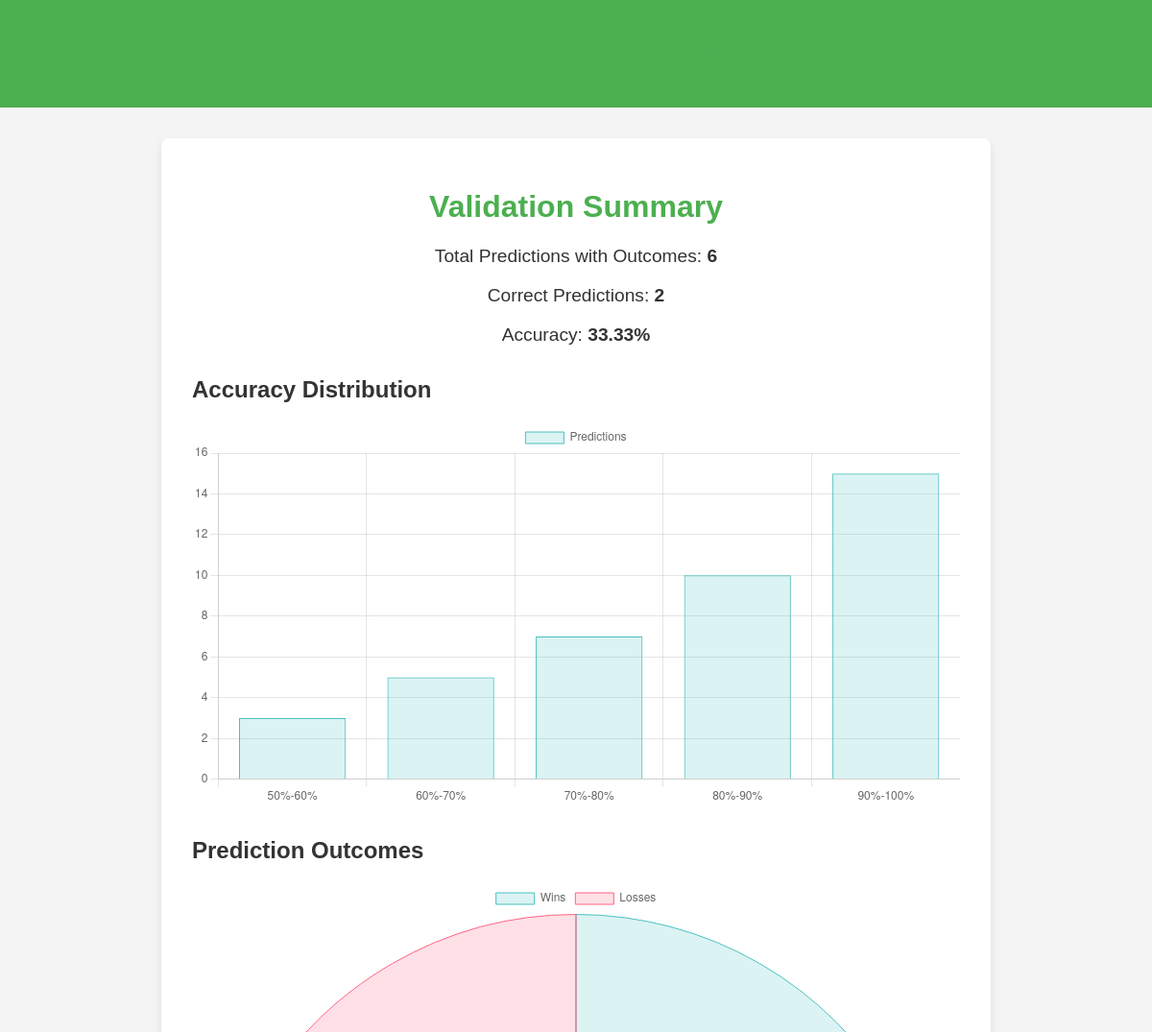
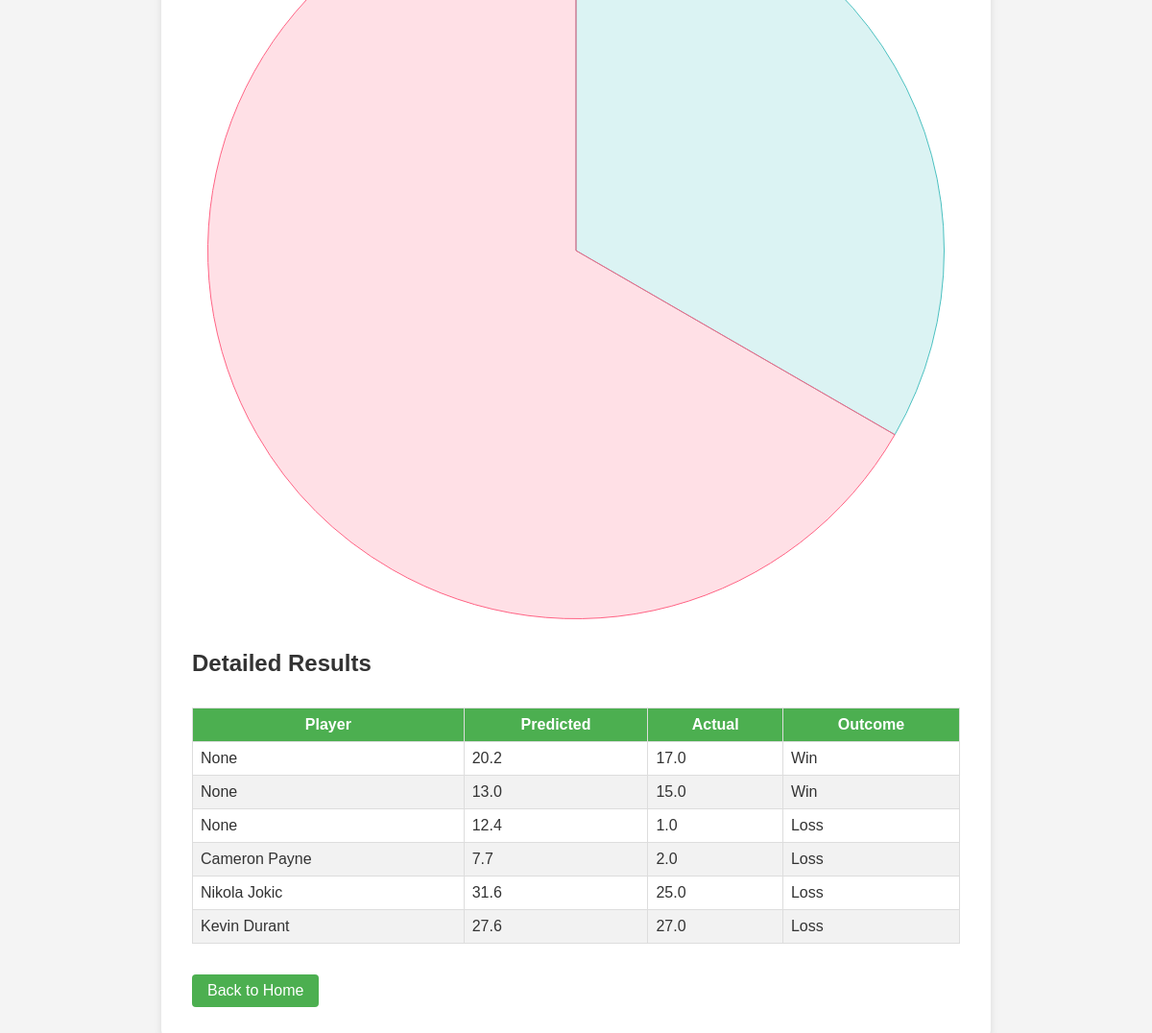
/validate (signed in), run on an earlier commit of the app's database (2 pictures, top to bottom).
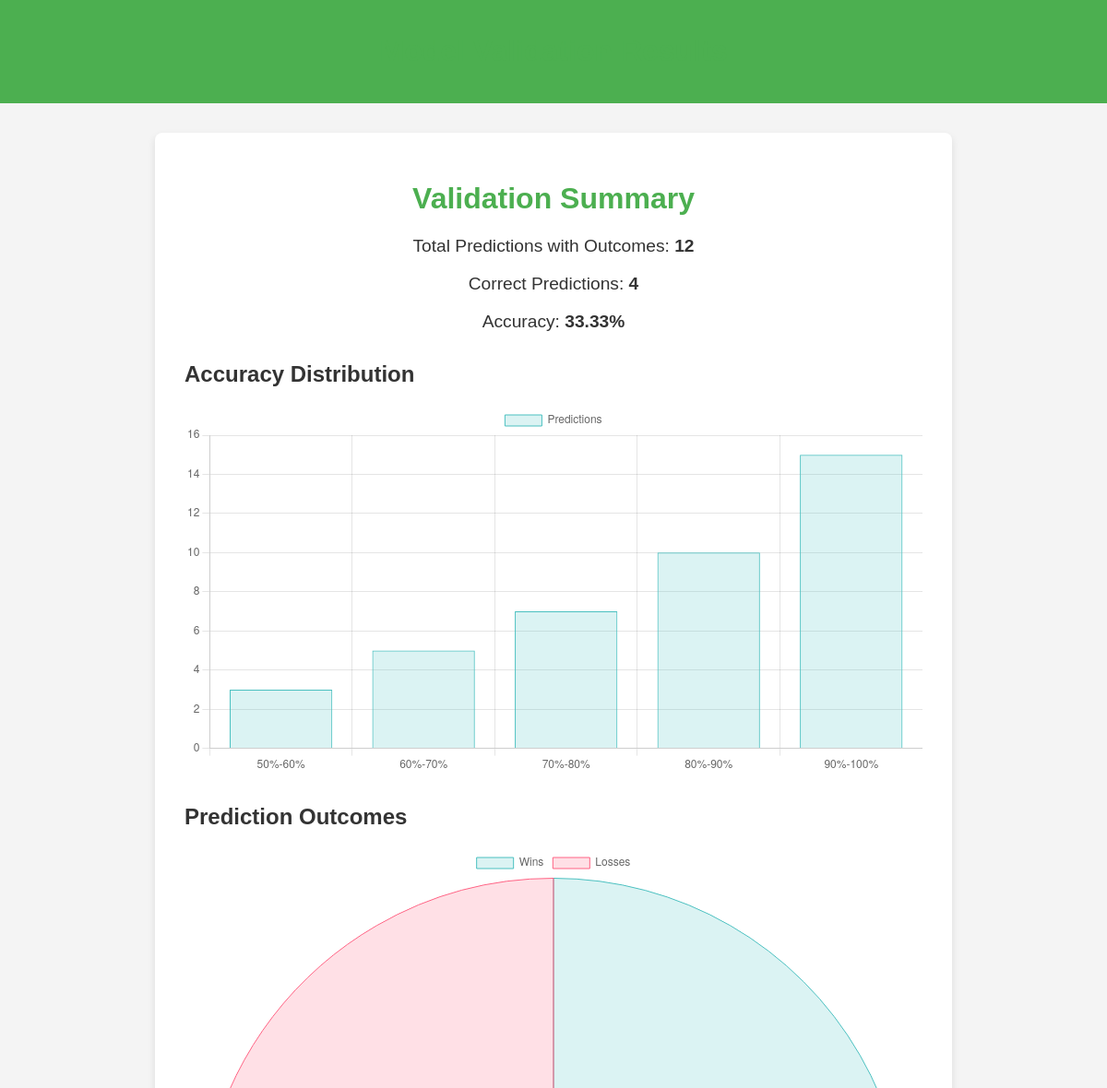
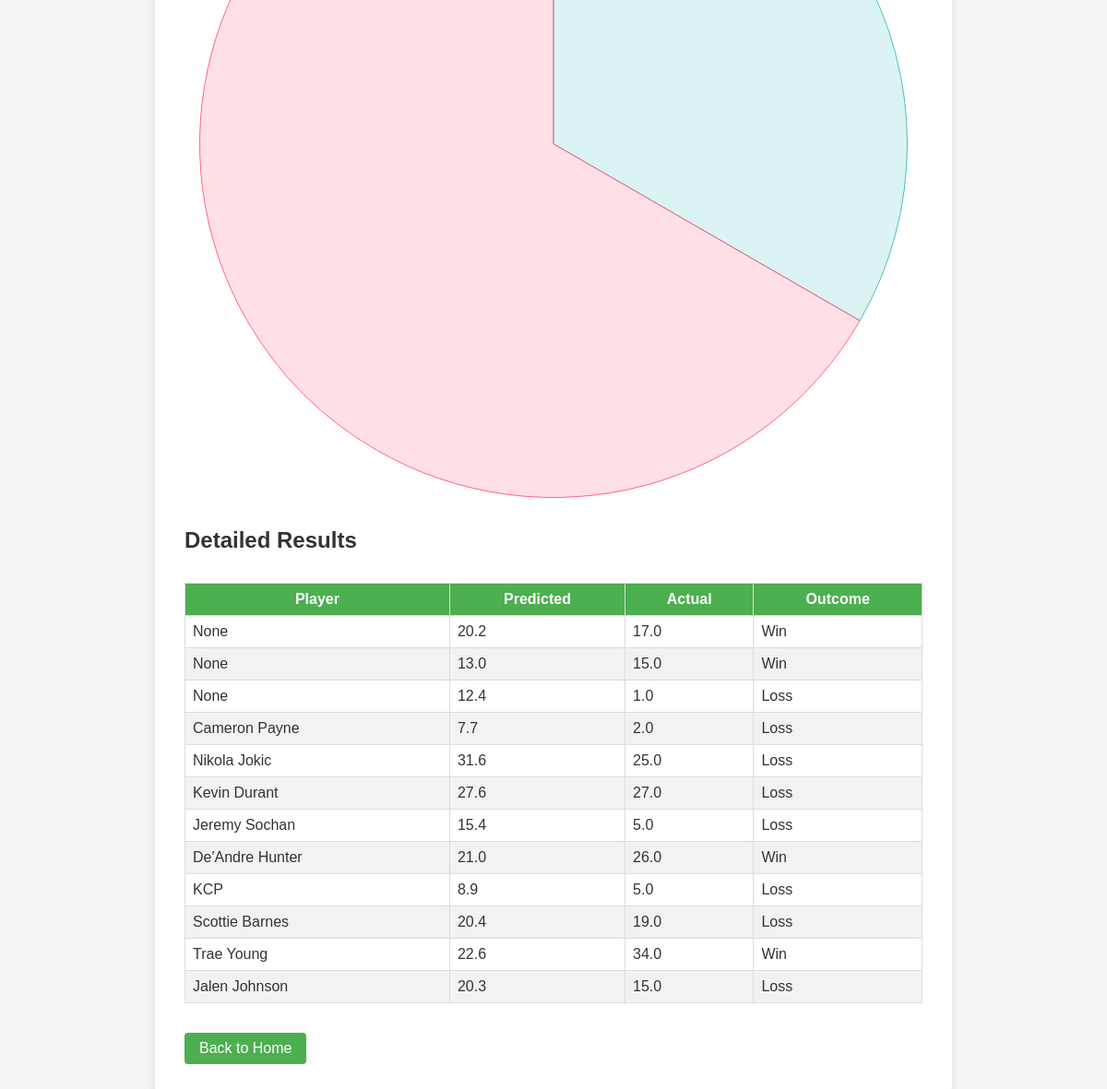
And on a later commit of the database (2 pictures, top to bottom).
### tables this page shows
CREATE TABLE predictions (
    id INTEGER PRIMARY KEY AUTOINCREMENT,
    user_id INTEGER,
    timestamp DATETIME DEFAULT CURRENT_TIMESTAMP,
    team_defensive_rank INTEGER,
    player_position TEXT,
    player_stats TEXT,    -- JSON of stats
    streaks TEXT,         -- JSON of streak data
    weights TEXT,         -- JSON of weights
    probability_exceed_line REAL,
    will_exceed_line TEXT,
    projected_stat REAL,
    likelihood_score REAL,
    actual_outcome REAL, user_line REAL, win_loss TEXT, player_name TEXT,  -- optional: store the real stat or outcome after the fact
    FOREIGN KEY (user_id) REFERENCES users (id)
);

### app.py (the view)
@app.route("/validate")
def validate():
    user_id = session.get("user_id")
    if not user_id:
        return redirect(url_for("login"))
    db = get_db()
    rows = db.execute(
        """
        SELECT player_name, projected_stat, actual_outcome,
               (actual_outcome > user_line) AS exceeded, win_loss
        FROM predictions
        WHERE user_id = ?
        """,
        (user_id,)
    ).fetchall()
    db.close()
    total = len(rows)
    correct = sum(1 for row in rows if row["win_loss"] == "Win")
    accuracy = round((correct / total) * 100, 2) if total > 0 else 0
    accuracy_distribution = {
        "labels": ["50%-60%", "60%-70%", "70%-80%", "80%-90%", "90%-100%"],
        "values": [3, 5, 7, 10, 15]  # Example values, replace with real logic
    }
    outcome_counts = {
        "labels": ["Wins", "Losses"],
        "values": [correct, total - correct]
    }
    detailed_results = [
        {
            "player_name": row["player_name"],
            "projected_stat": row["projected_stat"],
            "actual_outcome": row["actual_outcome"],
            "outcome": "Win" if row["win_loss"] == "Win" else "Loss"
        }
        for row in rows
    ]
    return render_template(
        "validation.html",
        total=total,
        correct=correct,
        accuracy=accuracy,
        accuracy_distribution=json.dumps(accuracy_distribution),
        outcome_counts=json.dumps(outcome_counts),
        detailed_results=detailed_results
    )

### app.py (called while the page is built)
def get_db():
    conn = sqlite3.connect(DATABASE)
    conn.row_factory = sqlite3.Row
    return conn

### templates/validation.html (shortened to what this page needs)
<!DOCTYPE html>
<html lang="en">
<head>
</head>
<body>
    <header>
        <h1>Model Validation Results</h1>
    </header>
    <div class="container">
        <h1>Validation Summary</h1>
        <div class="summary">
            <p>Total Predictions with Outcomes: <strong>{{ total }}</strong></p>
            <p>Correct Predictions: <strong>{{ correct }}</strong></p>
            <p>Accuracy: <strong>{{ accuracy }}%</strong></p>
        </div>
        <div class="chart-container">
            <h2>Accuracy Distribution</h2>
            <canvas id="accuracyChart"></canvas>
        </div>
        <div class="chart-container">
            <h2>Prediction Outcomes</h2>
            <canvas id="outcomeChart"></canvas>
        </div>
        <h2>Detailed Results</h2>
        <table class="result-table">
            <thead>
                <tr>
                    <th>Player</th>
                    <th>Predicted</th>
                    <th>Actual</th>
                    <th>Outcome</th>
                </tr>
            </thead>
            <tbody>
                {% for row in detailed_results %}
                <tr>
                    <td>{{ row.player_name }}</td>
                    <td>{{ row.projected_stat }}</td>
                    <td>{{ row.actual_outcome }}</td>
                    <td>{{ row.outcome }}</td>
                </tr>
                {% endfor %}
            </tbody>
        </table>
        <a href="/">Back to Home</a>
    </div>
    <script>
        // Parse the JSON data passed from Flask
        const accuracyData = JSON.parse('{{ accuracy_distribution|safe }}');
        const outcomeData = JSON.parse('{{ outcome_counts|safe }}');
        // Accuracy Chart
        const accuracyCtx = document.getElementById('accuracyChart').getContext('2d');
        new Chart(accuracyCtx, {
            type: 'bar',
            data: {
                labels: accuracyData.labels,
                datasets: [{
                    label: 'Predictions',
                    data: accuracyData.values,
                    backgroundColor: 'rgba(75, 192, 192, 0.2)',
                    borderColor: 'rgba(75, 192, 192, 1)',
                    borderWidth: 1
                }]
            },
            options: {
                scales: {
                    y: {
                        beginAtZero: true
                    }
                }
            }
        });
        // Outcomes Chart
        const outcomeCtx = document.getElementById('outcomeChart').getContext('2d');
        new Chart(outcomeCtx, {
            type: 'pie',
            data: {
                labels: outcomeData.labels,
                datasets: [{
                    data: outcomeData.values,
                    backgroundColor: ['rgba(75, 192, 192, 0.2)', 'rgba(255, 99, 132, 0.2)'],
                    borderColor: ['rgba(75, 192, 192, 1)', 'rgba(255, 99, 132, 1)'],
                    borderWidth: 1
                }]
            }
        });
    </script>
</body>
</html>

What changed in the data, as far as the page shows it:
added predictions: player_name "Jeremy Sochan", projected_stat "15.4", actual_outcome "5.0", outcome "Loss"
added predictions: player_name "De'Andre Hunter", projected_stat "21.0", actual_outcome "26.0", outcome "Win"
added predictions: player_name "KCP", projected_stat "8.9", actual_outcome "5.0", outcome "Loss"
added predictions: player_name "Scottie Barnes", projected_stat "20.4", actual_outcome "19.0", outcome "Loss"
added predictions: player_name "Trae Young", projected_stat "22.6", actual_outcome "34.0", outcome "Win"
added predictions: player_name "Jalen Johnson", projected_stat "20.3", actual_outcome "15.0", outcome "Loss"
Also different on the page:
{{ total }}: "6" → "12"
{{ correct }}: "2" → "4"
